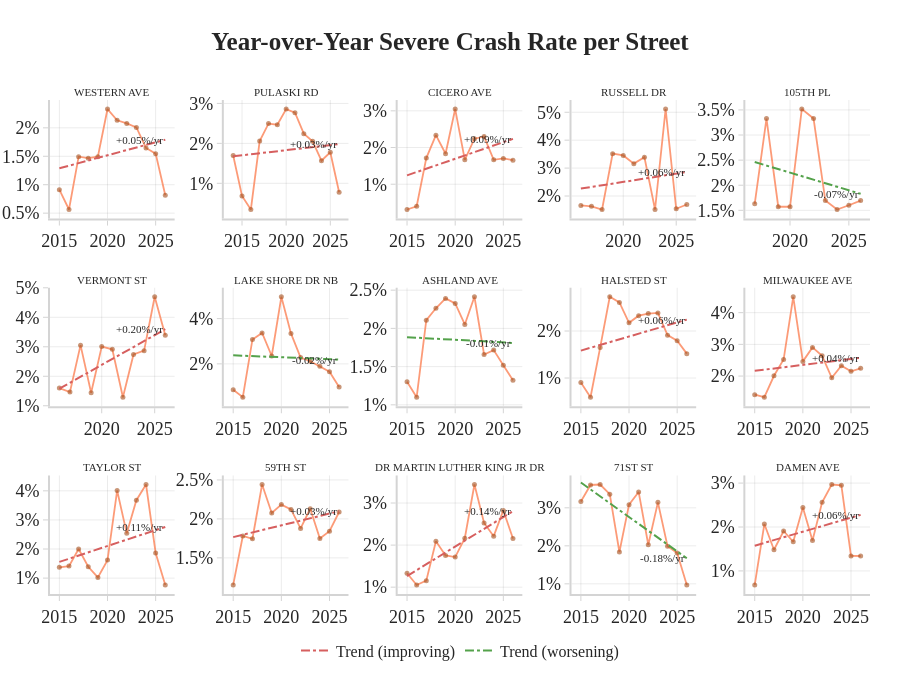

Here is the notebook cell this chart was saved with:
### Code cell
### Time series of severe crash rate per street
import numpy as np
import pandas as pd
import plotly.graph_objects as go
from plotly.subplots import make_subplots
from scipy import stats as sp_stats

# --- per-street per-year aggregation (shrunk severe rate) ---
m_trend = 50
p0_trend = crash_base["is_severe_crash"].mean()

yr_street = (
    crash_base.groupby(["STREET_NAME", "CRASH_YEAR"], as_index=False)
    .agg(
        total=("CRASH_RECORD_ID", "nunique"),
        severe=("is_severe_crash", "sum"),
    )
)
yr_street = yr_street.dropna(subset=["CRASH_YEAR"])
yr_street["CRASH_YEAR"] = yr_street["CRASH_YEAR"].astype(int)
yr_street["shrunk_rate"] = (
    (yr_street["severe"] + m_trend * p0_trend) /
    (yr_street["total"] + m_trend)
) * 100

top15 = top_streets  

cols = 5
rows = 3
fig_trend = make_subplots(
    rows=rows, cols=cols,
    subplot_titles=top15,
    horizontal_spacing=0.06,
    vertical_spacing=0.14,
)

for idx, street in enumerate(top15):
    row = idx // cols + 1
    col = idx % cols + 1

    sdf = yr_street[yr_street["STREET_NAME"] == street].sort_values("CRASH_YEAR")
    if len(sdf) < 2:
        continue

    x = sdf["CRASH_YEAR"].values.astype(float)
    y = sdf["shrunk_rate"].values

    slope, intercept, *_ = sp_stats.linregress(x, y)
    trend_y = slope * x + intercept

    # colour by slope direction
    trend_color = "#D65F5F" if slope > 0 else "#54A24B"  # red=worse, green=better

    # actual rate line
    fig_trend.add_trace(
        go.Scatter(
            x=sdf["CRASH_YEAR"], y=y,
            mode="lines+markers",
            line=dict(color=ORANGE, width=1.8),
            marker=dict(size=5, color=BROWN),
            showlegend=False,
            hovertemplate="Year: %{x}<br>Severe rate: %{y:.1f}%<extra></extra>",
        ),
        row=row, col=col,
    )

    # OLS trend line
    fig_trend.add_trace(
        go.Scatter(
            x=sdf["CRASH_YEAR"], y=trend_y,
            mode="lines",
            line=dict(color=trend_color, width=2, dash="dashdot"),
            showlegend=False,
            hovertemplate=f"Trend slope: {slope:+.2f}%/yr<extra></extra>",
        ),
        row=row, col=col,
    )

    # slope annotation inside subplot
    fig_trend.add_annotation(
        text=f"{slope:+.2f}%/yr",
        x=x[-1], y=trend_y[-1],
        xref=f"x{idx+1}", yref=f"y{idx+1}",
        showarrow=False,
        font=dict(size=9, color=trend_color),
        xanchor="right",
    )

# legend proxies
fig_trend.add_trace(go.Scatter(x=[None], y=[None], mode="lines",
    line=dict(color="#D65F5F", width=2, dash="dashdot"), name="Trend (improving)", showlegend=True))
fig_trend.add_trace(go.Scatter(x=[None], y=[None], mode="lines",
    line=dict(color="#54A24B", width=2, dash="dashdot"), name="Trend (worsening)", showlegend=True))

_simple_layout(fig_trend, "", height=680)
fig_trend.update_layout(
    title=dict(text="<b>Year-over-Year Severe Crash Rate per Street</b>", x=0.5, xanchor="center"),
    legend=dict(orientation="h", yanchor="top", y=-0.08, xanchor="center", x=0.5, title=None, font=dict(size=16, color=LABEL_COLOR)),
    margin=dict(l=50, r=30, t=100, b=80),
)
fig_trend.update_annotations(font=dict(size=11, color="#262626"))
fig_trend.update_yaxes(ticksuffix="%")
fig_trend.show()

### Figure 1 — Plotly figure (JSON) as saved in the notebook; plotly's stock layout.template omitted (floating-point values rounded to 4 significant figures)
{"data": [{"hovertemplate": "Year: %{x}<br>Severe rate: %{y:.1f}%<extra></extra>", "line": {"color": "rgba(252, 130, 87, 0.8)", "width": 1.8}, "marker": {"color": "rgba(166, 80, 30, 0.6)", "size": 5}, "mode": "lines+markers", "showlegend": false, "type": "scatter", "x": [2015, 2016, 2017, 2018, 2019, 2020, 2021, 2022, 2023, 2024, 2025, 2026], "xaxis": "x", "y": [0.9122, 0.564, 1.493, 1.467, 1.493, 2.33, 2.132, 2.078, 2.006, 1.646, 1.546, 0.8143], "yaxis": "y"}, {"hovertemplate": "Trend slope: +0.05%/yr<extra></extra>", "line": {"color": "#D65F5F", "dash": "dashdot", "width": 2}, "mode": "lines", "showlegend": false, "type": "scatter", "x": [2015, 2016, 2017, 2018, 2019, 2020, 2021, 2022, 2023, 2024, 2025, 2026], "xaxis": "x", "y": [1.289, 1.334, 1.38, 1.426, 1.472, 1.517, 1.563, 1.609, 1.655, 1.7, 1.746, 1.792], "yaxis": "y"}, {"hovertemplate": "Year: %{x}<br>Severe rate: %{y:.1f}%<extra></extra>", "line": {"color": "rgba(252, 130, 87, 0.8)", "width": 1.8}, "marker": {"color": "rgba(166, 80, 30, 0.6)", "size": 5}, "mode": "lines+markers", "showlegend": false, "type": "scatter", "x": [2014, 2015, 2016, 2017, 2018, 2019, 2020, 2021, 2022, 2023, 2024, 2025, 2026], "xaxis": "x2", "y": [1.695, 0.6829, 0.3441, 2.057, 2.494, 2.466, 2.859, 2.769, 2.242, 2.05, 1.567, 1.777, 0.7757], "yaxis": "y2"}, {"hovertemplate": "Trend slope: +0.03%/yr<extra></extra>", "line": {"color": "#D65F5F", "dash": "dashdot", "width": 2}, "mode": "lines", "showlegend": false, "type": "scatter", "x": [2014, 2015, 2016, 2017, 2018, 2019, 2020, 2021, 2022, 2023, 2024, 2025, 2026], "xaxis": "x2", "y": [1.677, 1.702, 1.728, 1.753, 1.778, 1.804, 1.829, 1.854, 1.88, 1.905, 1.931, 1.956, 1.981], "yaxis": "y2"}, {"hovertemplate": "Year: %{x}<br>Severe rate: %{y:.1f}%<extra></extra>", "line": {"color": "rgba(252, 130, 87, 0.8)", "width": 1.8}, "marker": {"color": "rgba(166, 80, 30, 0.6)", "size": 5}, "mode": "lines+markers", "showlegend": false, "type": "scatter", "x": [2015, 2016, 2017, 2018, 2019, 2020, 2021, 2022, 2023, 2024, 2025, 2026], "xaxis": "x3", "y": [0.3109, 0.4, 1.711, 2.337, 1.83, 3.048, 1.664, 2.241, 2.298, 1.665, 1.703, 1.655], "yaxis": "y3"}, {"hovertemplate": "Trend slope: +0.09%/yr<extra></extra>", "line": {"color": "#D65F5F", "dash": "dashdot", "width": 2}, "mode": "lines", "showlegend": false, "type": "scatter", "x": [2015, 2016, 2017, 2018, 2019, 2020, 2021, 2022, 2023, 2024, 2025, 2026], "xaxis": "x3", "y": [1.242, 1.332, 1.422, 1.513, 1.603, 1.693, 1.784, 1.874, 1.964, 2.055, 2.145, 2.235], "yaxis": "y3"}, {"hovertemplate": "Year: %{x}<br>Severe rate: %{y:.1f}%<extra></extra>", "line": {"color": "rgba(252, 130, 87, 0.8)", "width": 1.8}, "marker": {"color": "rgba(166, 80, 30, 0.6)", "size": 5}, "mode": "lines+markers", "showlegend": false, "type": "scatter", "x": [2016, 2017, 2018, 2019, 2020, 2021, 2022, 2023, 2024, 2025, 2026], "xaxis": "x4", "y": [1.662, 1.631, 1.516, 3.517, 3.452, 3.16, 3.39, 1.516, 5.115, 1.543, 1.695], "yaxis": "y4"}, {"hovertemplate": "Trend slope: +0.06%/yr<extra></extra>", "line": {"color": "#D65F5F", "dash": "dashdot", "width": 2}, "mode": "lines", "showlegend": false, "type": "scatter", "x": [2016, 2017, 2018, 2019, 2020, 2021, 2022, 2023, 2024, 2025, 2026], "xaxis": "x4", "y": [2.266, 2.325, 2.385, 2.444, 2.504, 2.563, 2.623, 2.682, 2.742, 2.801, 2.861], "yaxis": "y4"}, {"hovertemplate": "Year: %{x}<br>Severe rate: %{y:.1f}%<extra></extra>", "line": {"color": "rgba(252, 130, 87, 0.8)", "width": 1.8}, "marker": {"color": "rgba(166, 80, 30, 0.6)", "size": 5}, "mode": "lines+markers", "showlegend": false, "type": "scatter", "x": [2017, 2018, 2019, 2020, 2021, 2022, 2023, 2024, 2025, 2026], "xaxis": "x5", "y": [1.631, 3.329, 1.571, 1.571, 3.517, 3.329, 1.695, 1.516, 1.6, 1.695], "yaxis": "y5"}, {"hovertemplate": "Trend slope: -0.07%/yr<extra></extra>", "line": {"color": "#54A24B", "dash": "dashdot", "width": 2}, "mode": "lines", "showlegend": false, "type": "scatter", "x": [2017, 2018, 2019, 2020, 2021, 2022, 2023, 2024, 2025, 2026], "xaxis": "x5", "y": [2.462, 2.392, 2.322, 2.251, 2.181, 2.11, 2.04, 1.969, 1.899, 1.829], "yaxis": "y5"}, {"hovertemplate": "Year: %{x}<br>Severe rate: %{y:.1f}%<extra></extra>", "line": {"color": "rgba(252, 130, 87, 0.8)", "width": 1.8}, "marker": {"color": "rgba(166, 80, 30, 0.6)", "size": 5}, "mode": "lines+markers", "showlegend": false, "type": "scatter", "x": [2016, 2017, 2018, 2019, 2020, 2021, 2022, 2023, 2024, 2025, 2026], "xaxis": "x6", "y": [1.6, 1.465, 3.056, 1.44, 3.007, 2.913, 1.29, 2.742, 2.868, 4.696, 3.39], "yaxis": "y6"}, {"hovertemplate": "Trend slope: +0.20%/yr<extra></extra>", "line": {"color": "#D65F5F", "dash": "dashdot", "width": 2}, "mode": "lines", "showlegend": false, "type": "scatter", "x": [2016, 2017, 2018, 2019, 2020, 2021, 2022, 2023, 2024, 2025, 2026], "xaxis": "x6", "y": [1.579, 1.781, 1.983, 2.184, 2.386, 2.588, 2.79, 2.991, 3.193, 3.395, 3.596], "yaxis": "y6"}, {"hovertemplate": "Year: %{x}<br>Severe rate: %{y:.1f}%<extra></extra>", "line": {"color": "rgba(252, 130, 87, 0.8)", "width": 1.8}, "marker": {"color": "rgba(166, 80, 30, 0.6)", "size": 5}, "mode": "lines+markers", "showlegend": false, "type": "scatter", "x": [2015, 2016, 2017, 2018, 2019, 2020, 2021, 2022, 2023, 2024, 2025, 2026], "xaxis": "x7", "y": [0.8557, 0.5251, 3.079, 3.367, 2.347, 4.965, 3.344, 2.282, 2.116, 1.893, 1.654, 0.9742], "yaxis": "y7"}, {"hovertemplate": "Trend slope: -0.02%/yr<extra></extra>", "line": {"color": "#54A24B", "dash": "dashdot", "width": 2}, "mode": "lines", "showlegend": false, "type": "scatter", "x": [2015, 2016, 2017, 2018, 2019, 2020, 2021, 2022, 2023, 2024, 2025, 2026], "xaxis": "x7", "y": [2.378, 2.361, 2.344, 2.327, 2.309, 2.292, 2.275, 2.258, 2.241, 2.223, 2.206, 2.189], "yaxis": "y7"}, {"hovertemplate": "Year: %{x}<br>Severe rate: %{y:.1f}%<extra></extra>", "line": {"color": "rgba(252, 130, 87, 0.8)", "width": 1.8}, "marker": {"color": "rgba(166, 80, 30, 0.6)", "size": 5}, "mode": "lines+markers", "showlegend": false, "type": "scatter", "x": [2015, 2016, 2017, 2018, 2019, 2020, 2021, 2022, 2023, 2024, 2025, 2026], "xaxis": "x8", "y": [1.302, 1.1, 2.107, 2.263, 2.391, 2.326, 2.051, 2.413, 1.658, 1.716, 1.519, 1.321], "yaxis": "y8"}, {"hovertemplate": "Trend slope: -0.01%/yr<extra></extra>", "line": {"color": "#54A24B", "dash": "dashdot", "width": 2}, "mode": "lines", "showlegend": false, "type": "scatter", "x": [2015, 2016, 2017, 2018, 2019, 2020, 2021, 2022, 2023, 2024, 2025, 2026], "xaxis": "x8", "y": [1.885, 1.878, 1.871, 1.865, 1.858, 1.851, 1.844, 1.837, 1.83, 1.823, 1.816, 1.809], "yaxis": "y8"}, {"hovertemplate": "Year: %{x}<br>Severe rate: %{y:.1f}%<extra></extra>", "line": {"color": "rgba(252, 130, 87, 0.8)", "width": 1.8}, "marker": {"color": "rgba(166, 80, 30, 0.6)", "size": 5}, "mode": "lines+markers", "showlegend": false, "type": "scatter", "x": [2015, 2016, 2017, 2018, 2019, 2020, 2021, 2022, 2023, 2024, 2025, 2026], "xaxis": "x9", "y": [0.905, 0.5918, 1.648, 2.728, 2.607, 2.174, 2.326, 2.371, 2.385, 1.912, 1.793, 1.518], "yaxis": "y9"}, {"hovertemplate": "Trend slope: +0.06%/yr<extra></extra>", "line": {"color": "#D65F5F", "dash": "dashdot", "width": 2}, "mode": "lines", "showlegend": false, "type": "scatter", "x": [2015, 2016, 2017, 2018, 2019, 2020, 2021, 2022, 2023, 2024, 2025, 2026], "xaxis": "x9", "y": [1.584, 1.644, 1.703, 1.763, 1.823, 1.883, 1.943, 2.003, 2.063, 2.123, 2.183, 2.243], "yaxis": "y9"}, {"hovertemplate": "Year: %{x}<br>Severe rate: %{y:.1f}%<extra></extra>", "line": {"color": "rgba(252, 130, 87, 0.8)", "width": 1.8}, "marker": {"color": "rgba(166, 80, 30, 0.6)", "size": 5}, "mode": "lines+markers", "showlegend": false, "type": "scatter", "x": [2015, 2016, 2017, 2018, 2019, 2020, 2021, 2022, 2023, 2024, 2025, 2026], "xaxis": "x10", "y": [1.412, 1.333, 2.009, 2.522, 4.501, 2.463, 2.903, 2.637, 1.947, 2.328, 2.151, 2.243], "yaxis": "y10"}, {"hovertemplate": "Trend slope: +0.04%/yr<extra></extra>", "line": {"color": "#D65F5F", "dash": "dashdot", "width": 2}, "mode": "lines", "showlegend": false, "type": "scatter", "x": [2015, 2016, 2017, 2018, 2019, 2020, 2021, 2022, 2023, 2024, 2025, 2026], "xaxis": "x10", "y": [2.165, 2.202, 2.24, 2.277, 2.315, 2.352, 2.39, 2.427, 2.464, 2.502, 2.539, 2.577], "yaxis": "y10"}, {"hovertemplate": "Year: %{x}<br>Severe rate: %{y:.1f}%<extra></extra>", "line": {"color": "rgba(252, 130, 87, 0.8)", "width": 1.8}, "marker": {"color": "rgba(166, 80, 30, 0.6)", "size": 5}, "mode": "lines+markers", "showlegend": false, "type": "scatter", "x": [2015, 2016, 2017, 2018, 2019, 2020, 2021, 2022, 2023, 2024, 2025, 2026], "xaxis": "x11", "y": [1.372, 1.412, 2.002, 1.39, 1.023, 1.618, 4.011, 2.539, 3.678, 4.218, 1.864, 0.7648], "yaxis": "y11"}, {"hovertemplate": "Trend slope: +0.11%/yr<extra></extra>", "line": {"color": "#D65F5F", "dash": "dashdot", "width": 2}, "mode": "lines", "showlegend": false, "type": "scatter", "x": [2015, 2016, 2017, 2018, 2019, 2020, 2021, 2022, 2023, 2024, 2025, 2026], "xaxis": "x11", "y": [1.556, 1.666, 1.775, 1.884, 1.994, 2.103, 2.212, 2.322, 2.431, 2.54, 2.65, 2.759], "yaxis": "y11"}, {"hovertemplate": "Year: %{x}<br>Severe rate: %{y:.1f}%<extra></extra>", "line": {"color": "rgba(252, 130, 87, 0.8)", "width": 1.8}, "marker": {"color": "rgba(166, 80, 30, 0.6)", "size": 5}, "mode": "lines+markers", "showlegend": false, "type": "scatter", "x": [2015, 2016, 2017, 2018, 2019, 2020, 2021, 2022, 2023, 2024, 2025, 2026], "xaxis": "x12", "y": [1.152, 1.781, 1.745, 2.442, 2.076, 2.183, 2.121, 1.878, 2.131, 1.748, 1.842, 2.089], "yaxis": "y12"}, {"hovertemplate": "Trend slope: +0.03%/yr<extra></extra>", "line": {"color": "#D65F5F", "dash": "dashdot", "width": 2}, "mode": "lines", "showlegend": false, "type": "scatter", "x": [2015, 2016, 2017, 2018, 2019, 2020, 2021, 2022, 2023, 2024, 2025, 2026], "xaxis": "x12", "y": [1.766, 1.796, 1.826, 1.857, 1.887, 1.917, 1.947, 1.978, 2.008, 2.038, 2.069, 2.099], "yaxis": "y12"}, {"hovertemplate": "Year: %{x}<br>Severe rate: %{y:.1f}%<extra></extra>", "line": {"color": "rgba(252, 130, 87, 0.8)", "width": 1.8}, "marker": {"color": "rgba(166, 80, 30, 0.6)", "size": 5}, "mode": "lines+markers", "showlegend": false, "type": "scatter", "x": [2015, 2016, 2017, 2018, 2019, 2020, 2021, 2022, 2023, 2024, 2025, 2026], "xaxis": "x13", "y": [1.332, 1.053, 1.155, 2.091, 1.753, 1.716, 2.164, 3.44, 2.526, 2.212, 2.824, 2.156], "yaxis": "y13"}, {"hovertemplate": "Trend slope: +0.14%/yr<extra></extra>", "line": {"color": "#D65F5F", "dash": "dashdot", "width": 2}, "mode": "lines", "showlegend": false, "type": "scatter", "x": [2015, 2016, 2017, 2018, 2019, 2020, 2021, 2022, 2023, 2024, 2025, 2026], "xaxis": "x13", "y": [1.264, 1.404, 1.545, 1.685, 1.825, 1.965, 2.105, 2.245, 2.386, 2.526, 2.666, 2.806], "yaxis": "y13"}, {"hovertemplate": "Year: %{x}<br>Severe rate: %{y:.1f}%<extra></extra>", "line": {"color": "rgba(252, 130, 87, 0.8)", "width": 1.8}, "marker": {"color": "rgba(166, 80, 30, 0.6)", "size": 5}, "mode": "lines+markers", "showlegend": false, "type": "scatter", "x": [2015, 2016, 2017, 2018, 2019, 2020, 2021, 2022, 2023, 2024, 2025, 2026], "xaxis": "x14", "y": [3.167, 3.601, 3.614, 3.359, 1.838, 3.082, 3.418, 2.028, 3.144, 1.991, 1.811, 0.971], "yaxis": "y14"}, {"hovertemplate": "Trend slope: -0.18%/yr<extra></extra>", "line": {"color": "#54A24B", "dash": "dashdot", "width": 2}, "mode": "lines", "showlegend": false, "type": "scatter", "x": [2015, 2016, 2017, 2018, 2019, 2020, 2021, 2022, 2023, 2024, 2025, 2026], "xaxis": "x14", "y": [3.665, 3.484, 3.303, 3.122, 2.94, 2.759, 2.578, 2.397, 2.216, 2.035, 1.854, 1.672], "yaxis": "y14"}, {"hovertemplate": "Year: %{x}<br>Severe rate: %{y:.1f}%<extra></extra>", "line": {"color": "rgba(252, 130, 87, 0.8)", "width": 1.8}, "marker": {"color": "rgba(166, 80, 30, 0.6)", "size": 5}, "mode": "lines+markers", "showlegend": false, "type": "scatter", "x": [2015, 2016, 2017, 2018, 2019, 2020, 2021, 2022, 2023, 2024, 2025, 2026], "xaxis": "x15", "y": [0.6805, 2.068, 1.482, 1.909, 1.664, 2.446, 1.692, 2.561, 2.968, 2.95, 1.34, 1.34], "yaxis": "y15"}, {"hovertemplate": "Trend slope: +0.06%/yr<extra></extra>", "line": {"color": "#D65F5F", "dash": "dashdot", "width": 2}, "mode": "lines", "showlegend": false, "type": "scatter", "x": [2015, 2016, 2017, 2018, 2019, 2020, 2021, 2022, 2023, 2024, 2025, 2026], "xaxis": "x15", "y": [1.575, 1.638, 1.702, 1.766, 1.829, 1.893, 1.957, 2.021, 2.084, 2.148, 2.212, 2.275], "yaxis": "y15"}, {"line": {"color": "#D65F5F", "dash": "dashdot", "width": 2}, "mode": "lines", "name": "Trend (improving)", "showlegend": true, "type": "scatter", "x": [null], "y": [null]}, {"line": {"color": "#54A24B", "dash": "dashdot", "width": 2}, "mode": "lines", "name": "Trend (worsening)", "showlegend": true, "type": "scatter", "x": [null], "y": [null]}], "layout": {"annotations": [{"font": {"color": "#262626", "size": 11}, "showarrow": false, "text": "WESTERN AVE", "x": 0.076, "xanchor": "center", "xref": "paper", "y": 1, "yanchor": "bottom", "yref": "paper"}, {"font": {"color": "#262626", "size": 11}, "showarrow": false, "text": "PULASKI RD", "x": 0.288, "xanchor": "center", "xref": "paper", "y": 1, "yanchor": "bottom", "yref": "paper"}, {"font": {"color": "#262626", "size": 11}, "showarrow": false, "text": "CICERO AVE", "x": 0.5, "xanchor": "center", "xref": "paper", "y": 1, "yanchor": "bottom", "yref": "paper"}, {"font": {"color": "#262626", "size": 11}, "showarrow": false, "text": "RUSSELL DR", "x": 0.712, "xanchor": "center", "xref": "paper", "y": 1, "yanchor": "bottom", "yref": "paper"}, {"font": {"color": "#262626", "size": 11}, "showarrow": false, "text": "105TH PL", "x": 0.924, "xanchor": "center", "xref": "paper", "y": 1, "yanchor": "bottom", "yref": "paper"}, {"font": {"color": "#262626", "size": 11}, "showarrow": false, "text": "VERMONT ST", "x": 0.076, "xanchor": "center", "xref": "paper", "y": 0.62, "yanchor": "bottom", "yref": "paper"}, {"font": {"color": "#262626", "size": 11}, "showarrow": false, "text": "LAKE SHORE DR NB", "x": 0.288, "xanchor": "center", "xref": "paper", "y": 0.62, "yanchor": "bottom", "yref": "paper"}, {"font": {"color": "#262626", "size": 11}, "showarrow": false, "text": "ASHLAND AVE", "x": 0.5, "xanchor": "center", "xref": "paper", "y": 0.62, "yanchor": "bottom", "yref": "paper"}, {"font": {"color": "#262626", "size": 11}, "showarrow": false, "text": "HALSTED ST", "x": 0.712, "xanchor": "center", "xref": "paper", "y": 0.62, "yanchor": "bottom", "yref": "paper"}, {"font": {"color": "#262626", "size": 11}, "showarrow": false, "text": "MILWAUKEE AVE", "x": 0.924, "xanchor": "center", "xref": "paper", "y": 0.62, "yanchor": "bottom", "yref": "paper"}, {"font": {"color": "#262626", "size": 11}, "showarrow": false, "text": "TAYLOR ST", "x": 0.076, "xanchor": "center", "xref": "paper", "y": 0.24, "yanchor": "bottom", "yref": "paper"}, {"font": {"color": "#262626", "size": 11}, "showarrow": false, "text": "59TH ST", "x": 0.288, "xanchor": "center", "xref": "paper", "y": 0.24, "yanchor": "bottom", "yref": "paper"}, {"font": {"color": "#262626", "size": 11}, "showarrow": false, "text": "DR MARTIN LUTHER KING JR DR", "x": 0.5, "xanchor": "center", "xref": "paper", "y": 0.24, "yanchor": "bottom", "yref": "paper"}, {"font": {"color": "#262626", "size": 11}, "showarrow": false, "text": "71ST ST", "x": 0.712, "xanchor": "center", "xref": "paper", "y": 0.24, "yanchor": "bottom", "yref": "paper"}, {"font": {"color": "#262626", "size": 11}, "showarrow": false, "text": "DAMEN AVE", "x": 0.924, "xanchor": "center", "xref": "paper", "y": 0.24, "yanchor": "bottom", "yref": "paper"}, {"font": {"color": "#262626", "size": 11}, "showarrow": false, "text": "+0.05%/yr", "x": 2026, "xanchor": "right", "xref": "x", "y": 1.792, "yref": "y"}, {"font": {"color": "#262626", "size": 11}, "showarrow": false, "text": "+0.03%/yr", "x": 2026, "xanchor": "right", "xref": "x2", "y": 1.981, "yref": "y2"}, {"font": {"color": "#262626", "size": 11}, "showarrow": false, "text": "+0.09%/yr", "x": 2026, "xanchor": "right", "xref": "x3", "y": 2.235, "yref": "y3"}, {"font": {"color": "#262626", "size": 11}, "showarrow": false, "text": "+0.06%/yr", "x": 2026, "xanchor": "right", "xref": "x4", "y": 2.861, "yref": "y4"}, {"font": {"color": "#262626", "size": 11}, "showarrow": false, "text": "-0.07%/yr", "x": 2026, "xanchor": "right", "xref": "x5", "y": 1.829, "yref": "y5"}, {"font": {"color": "#262626", "size": 11}, "showarrow": false, "text": "+0.20%/yr", "x": 2026, "xanchor": "right", "xref": "x6", "y": 3.596, "yref": "y6"}, {"font": {"color": "#262626", "size": 11}, "showarrow": false, "text": "-0.02%/yr", "x": 2026, "xanchor": "right", "xref": "x7", "y": 2.189, "yref": "y7"}, {"font": {"color": "#262626", "size": 11}, "showarrow": false, "text": "-0.01%/yr", "x": 2026, "xanchor": "right", "xref": "x8", "y": 1.809, "yref": "y8"}, {"font": {"color": "#262626", "size": 11}, "showarrow": false, "text": "+0.06%/yr", "x": 2026, "xanchor": "right", "xref": "x9", "y": 2.243, "yref": "y9"}, {"font": {"color": "#262626", "size": 11}, "showarrow": false, "text": "+0.04%/yr", "x": 2026, "xanchor": "right", "xref": "x10", "y": 2.577, "yref": "y10"}, {"font": {"color": "#262626", "size": 11}, "showarrow": false, "text": "+0.11%/yr", "x": 2026, "xanchor": "right", "xref": "x11", "y": 2.759, "yref": "y11"}, {"font": {"color": "#262626", "size": 11}, "showarrow": false, "text": "+0.03%/yr", "x": 2026, "xanchor": "right", "xref": "x12", "y": 2.099, "yref": "y12"}, {"font": {"color": "#262626", "size": 11}, "showarrow": false, "text": "+0.14%/yr", "x": 2026, "xanchor": "right", "xref": "x13", "y": 2.806, "yref": "y13"}, {"font": {"color": "#262626", "size": 11}, "showarrow": false, "text": "-0.18%/yr", "x": 2026, "xanchor": "right", "xref": "x14", "y": 1.672, "yref": "y14"}, {"font": {"color": "#262626", "size": 11}, "showarrow": false, "text": "+0.06%/yr", "x": 2026, "xanchor": "right", "xref": "x15", "y": 2.275, "yref": "y15"}], "font": {"color": "#262626", "family": "Tiempos Text Font", "size": 18}, "height": 680, "legend": {"font": {"color": "#262626", "size": 16}, "orientation": "h", "title": {}, "x": 0.5, "xanchor": "center", "y": -0.08, "yanchor": "top"}, "margin": {"b": 80, "l": 50, "r": 30, "t": 100}, "paper_bgcolor": "white", "plot_bgcolor": "white", "title": {"text": "<b>Year-over-Year Severe Crash Rate per Street</b>", "x": 0.5, "xanchor": "center"}, "xaxis": {"anchor": "y", "domain": [0, 0.152], "gridcolor": "rgba(0,0,0,0.08)", "linecolor": "#D4D4D4", "linewidth": 2, "showgrid": true, "tickcolor": "#D4D4D4", "title": {"font": {"color": "#262626"}}}, "xaxis10": {"anchor": "y10", "domain": [0.848, 1], "gridcolor": "rgba(0,0,0,0.08)", "linecolor": "#D4D4D4", "linewidth": 2, "showgrid": true, "tickcolor": "#D4D4D4", "title": {"font": {"color": "#262626"}}}, "xaxis11": {"anchor": "y11", "domain": [0, 0.152], "gridcolor": "rgba(0,0,0,0.08)", "linecolor": "#D4D4D4", "linewidth": 2, "showgrid": true, "tickcolor": "#D4D4D4", "title": {"font": {"color": "#262626"}}}, "xaxis12": {"anchor": "y12", "domain": [0.212, 0.364], "gridcolor": "rgba(0,0,0,0.08)", "linecolor": "#D4D4D4", "linewidth": 2, "showgrid": true, "tickcolor": "#D4D4D4", "title": {"font": {"color": "#262626"}}}, "xaxis13": {"anchor": "y13", "domain": [0.424, 0.576], "gridcolor": "rgba(0,0,0,0.08)", "linecolor": "#D4D4D4", "linewidth": 2, "showgrid": true, "tickcolor": "#D4D4D4", "title": {"font": {"color": "#262626"}}}, "xaxis14": {"anchor": "y14", "domain": [0.636, 0.788], "gridcolor": "rgba(0,0,0,0.08)", "linecolor": "#D4D4D4", "linewidth": 2, "showgrid": true, "tickcolor": "#D4D4D4", "title": {"font": {"color": "#262626"}}}, "xaxis15": {"anchor": "y15", "domain": [0.848, 1], "gridcolor": "rgba(0,0,0,0.08)", "linecolor": "#D4D4D4", "linewidth": 2, "showgrid": true, "tickcolor": "#D4D4D4", "title": {"font": {"color": "#262626"}}}, "xaxis2": {"anchor": "y2", "domain": [0.212, 0.364], "gridcolor": "rgba(0,0,0,0.08)", "linecolor": "#D4D4D4", "linewidth": 2, "showgrid": true, "tickcolor": "#D4D4D4", "title": {"font": {"color": "#262626"}}}, "xaxis3": {"anchor": "y3", "domain": [0.424, 0.576], "gridcolor": "rgba(0,0,0,0.08)", "linecolor": "#D4D4D4", "linewidth": 2, "showgrid": true, "tickcolor": "#D4D4D4", "title": {"font": {"color": "#262626"}}}, "xaxis4": {"anchor": "y4", "domain": [0.636, 0.788], "gridcolor": "rgba(0,0,0,0.08)", "linecolor": "#D4D4D4", "linewidth": 2, "showgrid": true, "tickcolor": "#D4D4D4", "title": {"font": {"color": "#262626"}}}, "xaxis5": {"anchor": "y5", "domain": [0.848, 1], "gridcolor": "rgba(0,0,0,0.08)", "linecolor": "#D4D4D4", "linewidth": 2, "showgrid": true, "tickcolor": "#D4D4D4", "title": {"font": {"color": "#262626"}}}, "xaxis6": {"anchor": "y6", "domain": [0, 0.152], "gridcolor": "rgba(0,0,0,0.08)", "linecolor": "#D4D4D4", "linewidth": 2, "showgrid": true, "tickcolor": "#D4D4D4", "title": {"font": {"color": "#262626"}}}, "xaxis7": {"anchor": "y7", "domain": [0.212, 0.364], "gridcolor": "rgba(0,0,0,0.08)", "linecolor": "#D4D4D4", "linewidth": 2, "showgrid": true, "tickcolor": "#D4D4D4", "title": {"font": {"color": "#262626"}}}, "xaxis8": {"anchor": "y8", "domain": [0.424, 0.576], "gridcolor": "rgba(0,0,0,0.08)", "linecolor": "#D4D4D4", "linewidth": 2, "showgrid": true, "tickcolor": "#D4D4D4", "title": {"font": {"color": "#262626"}}}, "xaxis9": {"anchor": "y9", "domain": [0.636, 0.788], "gridcolor": "rgba(0,0,0,0.08)", "linecolor": "#D4D4D4", "linewidth": 2, "showgrid": true, "tickcolor": "#D4D4D4", "title": {"font": {"color": "#262626"}}}, "yaxis": {"anchor": "x", "domain": [0.76, 1], "gridcolor": "rgba(0,0,0,0.08)", "linecolor": "#D4D4D4", "linewidth": 2, "showgrid": true, "tickcolor": "#D4D4D4", "ticksuffix": "%", "title": {"font": {"color": "#262626"}}}, "yaxis10": {"anchor": "x10", "domain": [0.38, 0.62], "gridcolor": "rgba(0,0,0,0.08)", "linecolor": "#D4D4D4", "linewidth": 2, "showgrid": true, "tickcolor": "#D4D4D4", "ticksuffix": "%", "title": {"font": {"color": "#262626"}}}, "yaxis11": {"anchor": "x11", "domain": [0, 0.24], "gridcolor": "rgba(0,0,0,0.08)", "linecolor": "#D4D4D4", "linewidth": 2, "showgrid": true, "tickcolor": "#D4D4D4", "ticksuffix": "%", "title": {"font": {"color": "#262626"}}}, "yaxis12": {"anchor": "x12", "domain": [0, 0.24], "gridcolor": "rgba(0,0,0,0.08)", "linecolor": "#D4D4D4", "linewidth": 2, "showgrid": true, "tickcolor": "#D4D4D4", "ticksuffix": "%", "title": {"font": {"color": "#262626"}}}, "yaxis13": {"anchor": "x13", "domain": [0, 0.24], "gridcolor": "rgba(0,0,0,0.08)", "linecolor": "#D4D4D4", "linewidth": 2, "showgrid": true, "tickcolor": "#D4D4D4", "ticksuffix": "%", "title": {"font": {"color": "#262626"}}}, "yaxis14": {"anchor": "x14", "domain": [0, 0.24], "gridcolor": "rgba(0,0,0,0.08)", "linecolor": "#D4D4D4", "linewidth": 2, "showgrid": true, "tickcolor": "#D4D4D4", "ticksuffix": "%", "title": {"font": {"color": "#262626"}}}, "yaxis15": {"anchor": "x15", "domain": [0, 0.24], "gridcolor": "rgba(0,0,0,0.08)", "linecolor": "#D4D4D4", "linewidth": 2, "showgrid": true, "tickcolor": "#D4D4D4", "ticksuffix": "%", "title": {"font": {"color": "#262626"}}}, "yaxis2": {"anchor": "x2", "domain": [0.76, 1], "gridcolor": "rgba(0,0,0,0.08)", "linecolor": "#D4D4D4", "linewidth": 2, "showgrid": true, "tickcolor": "#D4D4D4", "ticksuffix": "%", "title": {"font": {"color": "#262626"}}}, "yaxis3": {"anchor": "x3", "domain": [0.76, 1], "gridcolor": "rgba(0,0,0,0.08)", "linecolor": "#D4D4D4", "linewidth": 2, "showgrid": true, "tickcolor": "#D4D4D4", "ticksuffix": "%", "title": {"font": {"color": "#262626"}}}, "yaxis4": {"anchor": "x4", "domain": [0.76, 1], "gridcolor": "rgba(0,0,0,0.08)", "linecolor": "#D4D4D4", "linewidth": 2, "showgrid": true, "tickcolor": "#D4D4D4", "ticksuffix": "%", "title": {"font": {"color": "#262626"}}}, "yaxis5": {"anchor": "x5", "domain": [0.76, 1], "gridcolor": "rgba(0,0,0,0.08)", "linecolor": "#D4D4D4", "linewidth": 2, "showgrid": true, "tickcolor": "#D4D4D4", "ticksuffix": "%", "title": {"font": {"color": "#262626"}}}, "yaxis6": {"anchor": "x6", "domain": [0.38, 0.62], "gridcolor": "rgba(0,0,0,0.08)", "linecolor": "#D4D4D4", "linewidth": 2, "showgrid": true, "tickcolor": "#D4D4D4", "ticksuffix": "%", "title": {"font": {"color": "#262626"}}}, "yaxis7": {"anchor": "x7", "domain": [0.38, 0.62], "gridcolor": "rgba(0,0,0,0.08)", "linecolor": "#D4D4D4", "linewidth": 2, "showgrid": true, "tickcolor": "#D4D4D4", "ticksuffix": "%", "title": {"font": {"color": "#262626"}}}, "yaxis8": {"anchor": "x8", "domain": [0.38, 0.62], "gridcolor": "rgba(0,0,0,0.08)", "linecolor": "#D4D4D4", "linewidth": 2, "showgrid": true, "tickcolor": "#D4D4D4", "ticksuffix": "%", "title": {"font": {"color": "#262626"}}}, "yaxis9": {"anchor": "x9", "domain": [0.38, 0.62], "gridcolor": "rgba(0,0,0,0.08)", "linecolor": "#D4D4D4", "linewidth": 2, "showgrid": true, "tickcolor": "#D4D4D4", "ticksuffix": "%", "title": {"font": {"color": "#262626"}}}}}
